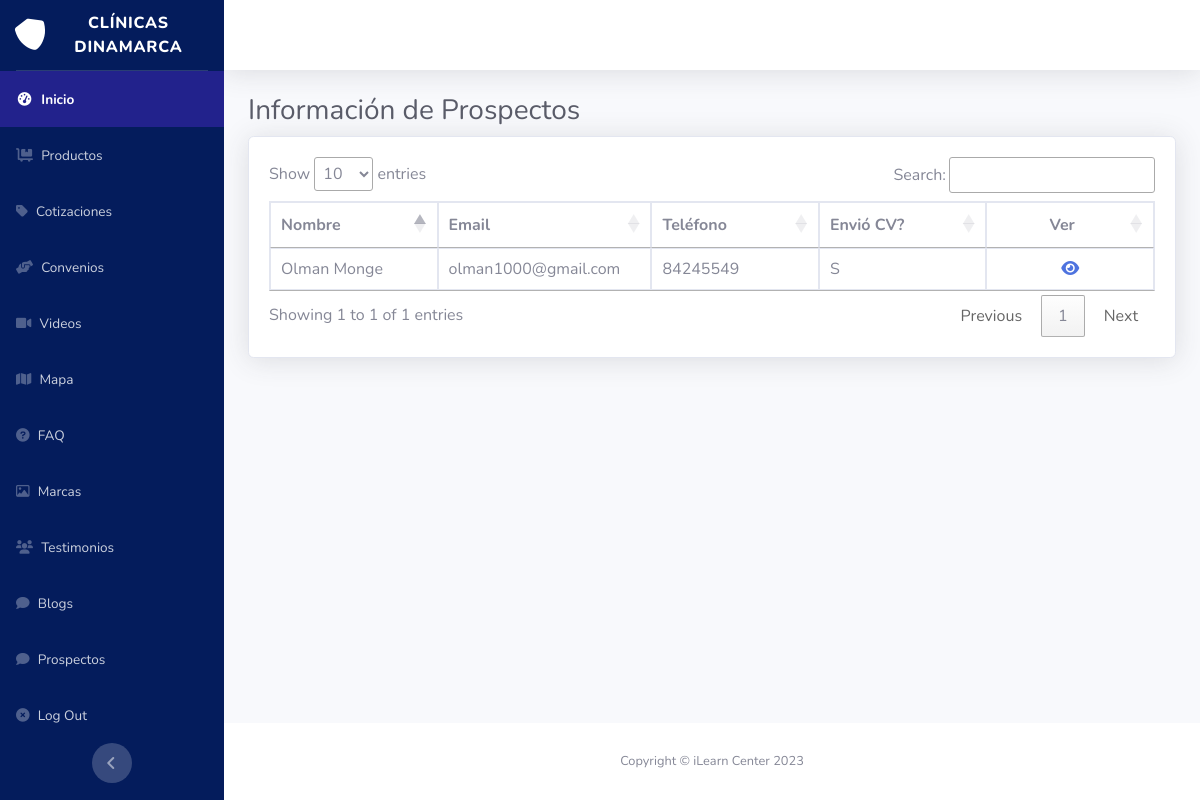
The page /admin/prospectos.php (signed in) on the database its author committed.
### tables this page shows
CREATE TABLE `prospectos` (
  `ID` int(11) NOT NULL,
  `Nombre` varchar(200) NOT NULL,
  `Email` varchar(200) NOT NULL,
  `Telefono` varchar(50) NOT NULL,
  `NombreArchivo` varchar(300) NOT NULL
);

### admin/prospectos.php (the view, shortened to what this page needs)
<?php include("open.php"); ?>
<h1 class="h3 mb-2 text-gray-800">Informaci&oacute;n de Prospectos</h1>
<div class="card shadow mb-4">
    <div class="card-body">
        <div class="table-responsive">
            <table class="table table-bordered" id="myTable" width="100%" cellspacing="10">
                <thead>
                    <tr>
                        <th class="col-2">Nombre</th>
                        <th class="col-2">Email</th>
                        <th class="col-2">Tel&eacute;fono</th>
                        <th class="col-2">Envi&oacute; CV?</th>
                        <th class="col-2 text-center">Ver</th>
                    </tr>
                </thead>
                <tbody>
                    <?php
                    include("conn.php");
                    $sql = "SELECT * FROM prospectos order by Nombre ASC";
                    $query = $mysqli->query($sql);
                    while ($row = $query->fetch_assoc()) {
                    ?>
                        <tr>
                            <td><?php echo $row['Nombre'] ?></td>
                            <td><?php echo $row['Email'] ?></td>
                            <td><?php echo $row['Telefono'] ?></td>
                            <td><?php echo (!empty($row['NombreArchivo'])) ? 'S': 'N' ?></td>
                            <td class="text-center">
                                <a href="prospecto-edit.php?id=<?php echo $row['ID'] ?>"><i class="fas fa-eye"></i></a>
                            </td>
                        </tr>
                    <?php
                        }
                    ?>
                </tbody>
            </table>
        </div>
    </div>
</div>
<?php include("footer.php"); ?>

### rows shown on the page
prospectos: Nombre "Olman Monge", Email "olman1000@gmail.com", Telefono "84245549", shows "S"
